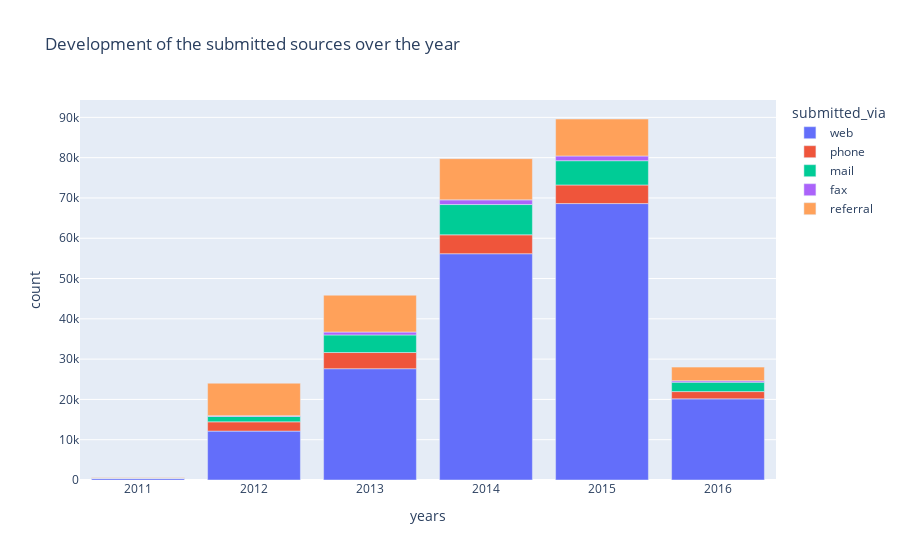

The code cell stored with this chart in its notebook:
### Code cell
fig = px.bar(df_result, x="years", y="count", color="submitted_via",title="Development of the submitted sources over the year")
fig.show()

### Figure 1 — Plotly figure (JSON) as saved in the notebook; plotly's stock layout.template omitted (floating-point values rounded to 4 significant figures)
{"data": [{"alignmentgroup": "True", "hovertemplate": "submitted_via=web<br>years=%{x}<br>count=%{y}<extra></extra>", "legendgroup": "web", "marker": {"color": "#636efa", "pattern": {"shape": ""}}, "name": "web", "offsetgroup": "web", "orientation": "v", "showlegend": true, "textposition": "auto", "type": "bar", "x": ["2011", "2012", "2013", "2014", "2015", "2016"], "xaxis": "x", "y": [429, 12132, 27623, 56157, 68605, 20138], "yaxis": "y"}, {"alignmentgroup": "True", "hovertemplate": "submitted_via=phone<br>years=%{x}<br>count=%{y}<extra></extra>", "legendgroup": "phone", "marker": {"color": "#EF553B", "pattern": {"shape": ""}}, "name": "phone", "offsetgroup": "phone", "orientation": "v", "showlegend": true, "textposition": "auto", "type": "bar", "x": ["2011", "2012", "2013", "2014", "2015", "2016"], "xaxis": "x", "y": [72, 2308, 4014, 4692, 4615, 1804], "yaxis": "y"}, {"alignmentgroup": "True", "hovertemplate": "submitted_via=mail<br>years=%{x}<br>count=%{y}<extra></extra>", "legendgroup": "mail", "marker": {"color": "#00cc96", "pattern": {"shape": ""}}, "name": "mail", "offsetgroup": "mail", "orientation": "v", "showlegend": true, "textposition": "auto", "type": "bar", "x": ["2011", "2012", "2013", "2014", "2015", "2016"], "xaxis": "x", "y": [18, 1324, 4363, 7514, 6029, 2337], "yaxis": "y"}, {"alignmentgroup": "True", "hovertemplate": "submitted_via=fax<br>years=%{x}<br>count=%{y}<extra></extra>", "legendgroup": "fax", "marker": {"color": "#ab63fa", "pattern": {"shape": ""}}, "name": "fax", "offsetgroup": "fax", "orientation": "v", "showlegend": true, "textposition": "auto", "type": "bar", "x": ["2011", "2012", "2013", "2014", "2015", "2016"], "xaxis": "x", "y": [1, 210, 724, 1161, 1171, 350], "yaxis": "y"}, {"alignmentgroup": "True", "hovertemplate": "submitted_via=referral<br>years=%{x}<br>count=%{y}<extra></extra>", "legendgroup": "referral", "marker": {"color": "#FFA15A", "pattern": {"shape": ""}}, "name": "referral", "offsetgroup": "referral", "orientation": "v", "showlegend": true, "textposition": "auto", "type": "bar", "x": ["2011", "2012", "2013", "2014", "2015", "2016"], "xaxis": "x", "y": [111, 8051, 9145, 10229, 9175, 3386], "yaxis": "y"}], "layout": {"barmode": "relative", "legend": {"title": {"text": "submitted_via"}, "tracegroupgap": 0}, "title": {"text": "Development of the submitted sources over the year"}, "xaxis": {"anchor": "y", "domain": [0, 1], "title": {"text": "years"}}, "yaxis": {"anchor": "x", "domain": [0, 1], "title": {"text": "count"}}}}
